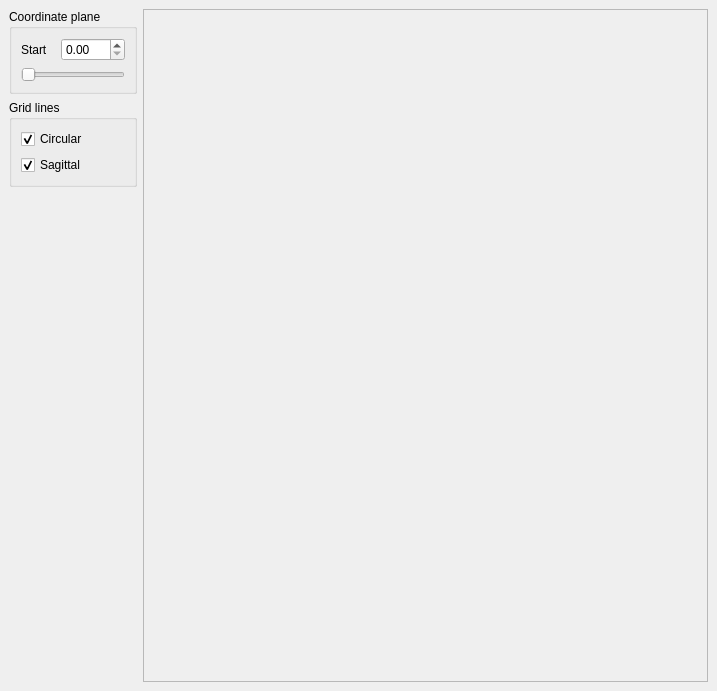
<?xml version="1.0" encoding="UTF-8"?>
<ui version="4.0">
 <class>MainWindow</class>
 <widget class="QWidget" name="MainWindow">
  <property name="geometry">
   <rect>
    <x>0</x>
    <y>0</y>
    <width>717</width>
    <height>691</height>
   </rect>
  </property>
  <property name="windowTitle">
   <string>Polar Chart </string>
  </property>
  <property name="windowIcon">
   <iconset>
    <normaloff/>
   </iconset>
  </property>
  <layout class="QGridLayout">
   <property name="margin">
    <number>9</number>
   </property>
   <property name="spacing">
    <number>6</number>
   </property>
   <item row="1" column="0">
    <widget class="QGroupBox" name="explodeGB">
     <property name="title">
      <string>Grid lines</string>
     </property>
     <property name="checkable">
      <bool>false</bool>
     </property>
     <property name="checked">
      <bool>false</bool>
     </property>
     <layout class="QVBoxLayout">
      <property name="spacing">
       <number>6</number>
      </property>
      <property name="margin">
       <number>9</number>
      </property>
      <item>
       <widget class="QCheckBox" name="circularGridCB">
        <property name="text">
         <string>Circular</string>
        </property>
        <property name="checked">
         <bool>true</bool>
        </property>
       </widget>
      </item>
      <item>
       <widget class="QCheckBox" name="sagittalGridCB">
        <property name="text">
         <string>Sagittal</string>
        </property>
        <property name="checked">
         <bool>true</bool>
        </property>
       </widget>
      </item>
     </layout>
    </widget>
   </item>
   <item row="0" column="0">
    <widget class="QGroupBox" name="explodeGB_3">
     <property name="title">
      <string>Coordinate plane</string>
     </property>
     <property name="checkable">
      <bool>false</bool>
     </property>
     <property name="checked">
      <bool>false</bool>
     </property>
     <layout class="QGridLayout">
      <property name="margin">
       <number>9</number>
      </property>
      <property name="spacing">
       <number>6</number>
      </property>
      <item row="0" column="0">
       <widget class="QLabel" name="zoomFactorLB_2">
        <property name="text">
         <string>Start</string>
        </property>
       </widget>
      </item>
      <item row="1" column="0" colspan="2">
       <widget class="QSlider" name="startPositionSL">
        <property name="sizePolicy">
         <sizepolicy hsizetype="Minimum" vsizetype="Fixed">
          <horstretch>0</horstretch>
          <verstretch>0</verstretch>
         </sizepolicy>
        </property>
        <property name="maximum">
         <number>360</number>
        </property>
        <property name="orientation">
         <enum>Qt::Horizontal</enum>
        </property>
       </widget>
      </item>
      <item row="0" column="1">
       <widget class="QDoubleSpinBox" name="startPositionSB">
        <property name="minimum">
         <double>0.000000000000000</double>
        </property>
        <property name="maximum">
         <double>360.000000000000000</double>
        </property>
        <property name="singleStep">
         <double>1.000000000000000</double>
        </property>
        <property name="value">
         <double>0.000000000000000</double>
        </property>
       </widget>
      </item>
     </layout>
    </widget>
   </item>
   <item row="3" column="0">
    <spacer>
     <property name="orientation">
      <enum>Qt::Vertical</enum>
     </property>
     <property name="sizeHint" stdset="0">
      <size>
       <width>128</width>
       <height>221</height>
      </size>
     </property>
    </spacer>
   </item>
   <item row="0" column="1" rowspan="4">
    <widget class="QSplitter" name="splitter">
     <property name="orientation">
      <enum>Qt::Horizontal</enum>
     </property>
     <widget class="QFrame" name="chartFrame">
      <property name="minimumSize">
       <size>
        <width>300</width>
        <height>400</height>
       </size>
      </property>
      <property name="frameShape">
       <enum>QFrame::StyledPanel</enum>
      </property>
      <property name="frameShadow">
       <enum>QFrame::Raised</enum>
      </property>
     </widget>
    </widget>
   </item>
  </layout>
 </widget>
 <resources/>
 <connections/>
</ui>
